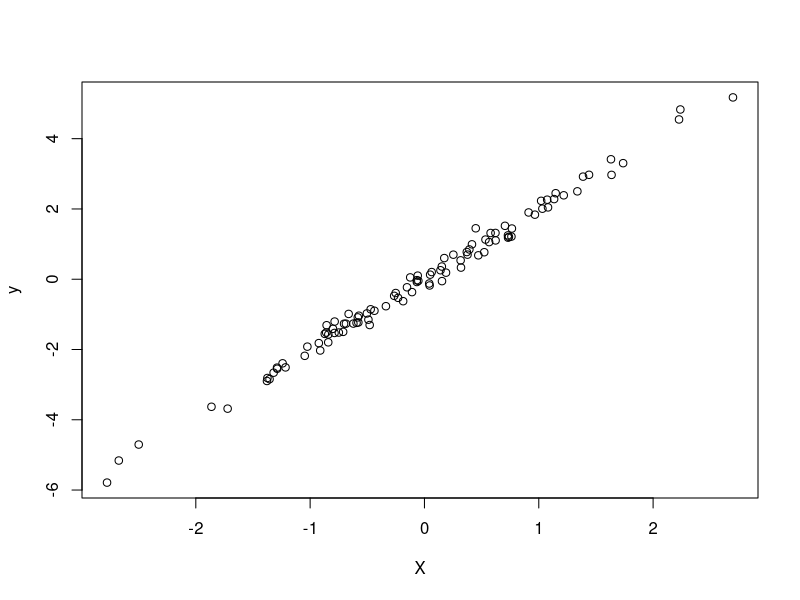

Source code (R):
# Simulate and plot data
# Torbet McNeil 
# tmcneil@email.arizona.edu
# 2021-03-23

# Simulate data from normal distribution
X <- rnorm(n= 100)
y <- 2 * X + rnorm(n = 100, sd =0.2)

# Plot simulated data
plot(x = X, y = y)
